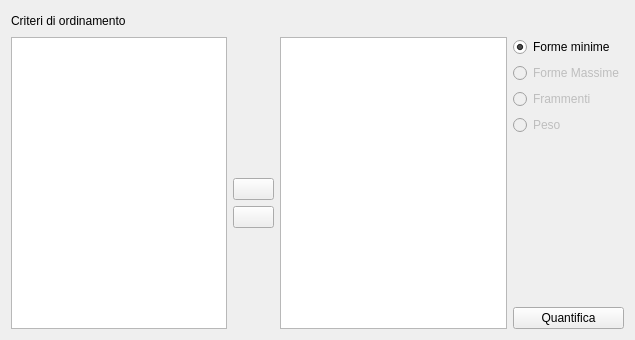
<?xml version="1.0" encoding="UTF-8"?>
<ui version="4.0">
 <class>quantPanel</class>
 <widget class="QDialog" name="quantPanel">
  <property name="windowModality">
   <enum>Qt::NonModal</enum>
  </property>
  <property name="geometry">
   <rect>
    <x>0</x>
    <y>0</y>
    <width>635</width>
    <height>340</height>
   </rect>
  </property>
  <property name="windowTitle">
   <string>Ordina</string>
  </property>
  <property name="windowIcon">
   <iconset>
    <normaloff/>
   </iconset>
  </property>
  <layout class="QGridLayout">
   <item row="0" column="0">
    <widget class="QLabel" name="label">
     <property name="text">
      <string>Criteri di ordinamento</string>
     </property>
    </widget>
   </item>
   <item row="0" column="1" colspan="4">
    <spacer>
     <property name="orientation">
      <enum>Qt::Horizontal</enum>
     </property>
     <property name="sizeHint" stdset="0">
      <size>
       <width>387</width>
       <height>20</height>
      </size>
     </property>
    </spacer>
   </item>
   <item row="1" column="0" rowspan="9" colspan="2">
    <widget class="QListWidget" name="FieldsList">
     <property name="acceptDrops">
      <bool>true</bool>
     </property>
     <property name="editTriggers">
      <set>QAbstractItemView::DoubleClicked|QAbstractItemView::EditKeyPressed|QAbstractItemView::SelectedClicked</set>
     </property>
     <property name="dragEnabled">
      <bool>true</bool>
     </property>
     <property name="dragDropOverwriteMode">
      <bool>true</bool>
     </property>
     <property name="dragDropMode">
      <enum>QAbstractItemView::NoDragDrop</enum>
     </property>
     <property name="alternatingRowColors">
      <bool>true</bool>
     </property>
     <property name="selectionMode">
      <enum>QAbstractItemView::SingleSelection</enum>
     </property>
     <property name="viewMode">
      <enum>QListView::ListMode</enum>
     </property>
    </widget>
   </item>
   <item row="1" column="2" rowspan="5">
    <spacer>
     <property name="orientation">
      <enum>Qt::Vertical</enum>
     </property>
     <property name="sizeHint" stdset="0">
      <size>
       <width>41</width>
       <height>81</height>
      </size>
     </property>
    </spacer>
   </item>
   <item row="1" column="3" rowspan="9">
    <widget class="QListWidget" name="FieldListsort">
     <property name="acceptDrops">
      <bool>true</bool>
     </property>
     <property name="autoScroll">
      <bool>false</bool>
     </property>
     <property name="editTriggers">
      <set>QAbstractItemView::DoubleClicked|QAbstractItemView::EditKeyPressed</set>
     </property>
     <property name="showDropIndicator" stdset="0">
      <bool>false</bool>
     </property>
     <property name="dragEnabled">
      <bool>false</bool>
     </property>
     <property name="dragDropOverwriteMode">
      <bool>false</bool>
     </property>
     <property name="dragDropMode">
      <enum>QAbstractItemView::InternalMove</enum>
     </property>
     <property name="alternatingRowColors">
      <bool>true</bool>
     </property>
     <property name="selectionBehavior">
      <enum>QAbstractItemView::SelectRows</enum>
     </property>
     <property name="movement">
      <enum>QListView::Free</enum>
     </property>
     <property name="viewMode">
      <enum>QListView::ListMode</enum>
     </property>
    </widget>
   </item>
   <item row="1" column="4">
    <widget class="QRadioButton" name="radioButtonFormeMin">
     <property name="text">
      <string>Forme minime</string>
     </property>
     <property name="checked">
      <bool>true</bool>
     </property>
    </widget>
   </item>
   <item row="2" column="4">
    <widget class="QRadioButton" name="radioButtonFormeMax">
     <property name="enabled">
      <bool>false</bool>
     </property>
     <property name="text">
      <string>Forme Massime</string>
     </property>
    </widget>
   </item>
   <item row="5" column="4" rowspan="4">
    <spacer>
     <property name="orientation">
      <enum>Qt::Vertical</enum>
     </property>
     <property name="sizeHint" stdset="0">
      <size>
       <width>91</width>
       <height>171</height>
      </size>
     </property>
    </spacer>
   </item>
   <item row="6" column="2">
    <widget class="QPushButton" name="pushButtonRight">
     <property name="focusPolicy">
      <enum>Qt::NoFocus</enum>
     </property>
     <property name="text">
      <string/>
     </property>
     <property name="icon">
      <iconset resource="resources.qrc">
       <normaloff>:/images/6_rightArrow.png</normaloff>:/images/6_rightArrow.png</iconset>
     </property>
     <property name="checkable">
      <bool>false</bool>
     </property>
     <property name="autoDefault">
      <bool>true</bool>
     </property>
    </widget>
   </item>
   <item row="7" column="2">
    <widget class="QPushButton" name="pushButtonLeft">
     <property name="focusPolicy">
      <enum>Qt::NoFocus</enum>
     </property>
     <property name="text">
      <string/>
     </property>
     <property name="icon">
      <iconset resource="resources.qrc">
       <normaloff>:/images/4_leftArrow.png</normaloff>:/images/4_leftArrow.png</iconset>
     </property>
     <property name="checkable">
      <bool>false</bool>
     </property>
     <property name="autoDefault">
      <bool>true</bool>
     </property>
    </widget>
   </item>
   <item row="8" column="2" rowspan="2">
    <spacer>
     <property name="orientation">
      <enum>Qt::Vertical</enum>
     </property>
     <property name="sizeHint" stdset="0">
      <size>
       <width>41</width>
       <height>121</height>
      </size>
     </property>
    </spacer>
   </item>
   <item row="9" column="4">
    <widget class="QPushButton" name="pushButtonQuant">
     <property name="focusPolicy">
      <enum>Qt::NoFocus</enum>
     </property>
     <property name="text">
      <string>Quantifica</string>
     </property>
     <property name="checkable">
      <bool>false</bool>
     </property>
     <property name="autoDefault">
      <bool>true</bool>
     </property>
    </widget>
   </item>
   <item row="3" column="4">
    <widget class="QRadioButton" name="radioButtonFrammenti">
     <property name="enabled">
      <bool>false</bool>
     </property>
     <property name="text">
      <string>Frammenti</string>
     </property>
    </widget>
   </item>
   <item row="4" column="4">
    <widget class="QRadioButton" name="radioButtonPeso">
     <property name="enabled">
      <bool>false</bool>
     </property>
     <property name="text">
      <string>Peso</string>
     </property>
    </widget>
   </item>
  </layout>
 </widget>
 <resources>
  <include location="resources.qrc"/>
 </resources>
 <connections/>
</ui>
